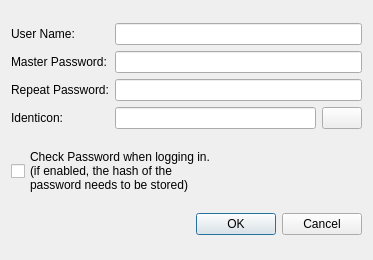
<?xml version="1.0" encoding="UTF-8"?>
<ui version="4.0">
 <class>UserWidget</class>
 <widget class="QDialog" name="UserWidget">
  <property name="geometry">
   <rect>
    <x>0</x>
    <y>0</y>
    <width>373</width>
    <height>260</height>
   </rect>
  </property>
  <property name="sizePolicy">
   <sizepolicy hsizetype="Fixed" vsizetype="Fixed">
    <horstretch>0</horstretch>
    <verstretch>0</verstretch>
   </sizepolicy>
  </property>
  <property name="windowTitle">
   <string>Add User</string>
  </property>
  <layout class="QVBoxLayout" name="verticalLayout">
   <item>
    <layout class="QGridLayout" name="gridLayout">
     <item row="1" column="0">
      <widget class="QLabel" name="label_2">
       <property name="text">
        <string>Master Password:</string>
       </property>
       <property name="buddy">
        <cstring>txtPassword</cstring>
       </property>
      </widget>
     </item>
     <item row="0" column="1">
      <widget class="QLineEdit" name="txtUserName"/>
     </item>
     <item row="0" column="0">
      <widget class="QLabel" name="label">
       <property name="text">
        <string>User Name:</string>
       </property>
       <property name="buddy">
        <cstring>txtUserName</cstring>
       </property>
      </widget>
     </item>
     <item row="2" column="0">
      <widget class="QLabel" name="label_3">
       <property name="text">
        <string>Repeat Password:</string>
       </property>
       <property name="buddy">
        <cstring>txtPasswordRepeat</cstring>
       </property>
      </widget>
     </item>
     <item row="1" column="1">
      <widget class="QLineEdit" name="txtPassword">
       <property name="echoMode">
        <enum>QLineEdit::Password</enum>
       </property>
      </widget>
     </item>
     <item row="2" column="1">
      <widget class="QLineEdit" name="txtPasswordRepeat">
       <property name="echoMode">
        <enum>QLineEdit::Password</enum>
       </property>
      </widget>
     </item>
     <item row="3" column="0">
      <widget class="QLabel" name="label_4">
       <property name="text">
        <string>Identicon:</string>
       </property>
      </widget>
     </item>
     <item row="3" column="1">
      <layout class="QHBoxLayout" name="horizontalLayout_2">
       <item>
        <widget class="QLineEdit" name="txtIdenticon">
         <property name="enabled">
          <bool>true</bool>
         </property>
         <property name="focusPolicy">
          <enum>Qt::ClickFocus</enum>
         </property>
         <property name="readOnly">
          <bool>true</bool>
         </property>
        </widget>
       </item>
       <item>
        <widget class="QPushButton" name="btnIdenticonHelp">
         <property name="text">
          <string/>
         </property>
         <property name="icon">
          <iconset resource="resources.qrc">
           <normaloff>:/help.png</normaloff>:/help.png</iconset>
         </property>
        </widget>
       </item>
      </layout>
     </item>
    </layout>
   </item>
   <item>
    <widget class="QCheckBox" name="chkCheckPassword">
     <property name="text">
      <string>Check Password when logging in.
(if enabled, the hash of the
password needs to be stored)</string>
     </property>
    </widget>
   </item>
   <item>
    <widget class="QDialogButtonBox" name="buttonBox">
     <property name="orientation">
      <enum>Qt::Horizontal</enum>
     </property>
     <property name="standardButtons">
      <set>QDialogButtonBox::Cancel|QDialogButtonBox::Ok</set>
     </property>
    </widget>
   </item>
  </layout>
 </widget>
 <tabstops>
  <tabstop>txtUserName</tabstop>
  <tabstop>txtPassword</tabstop>
  <tabstop>txtPasswordRepeat</tabstop>
  <tabstop>btnIdenticonHelp</tabstop>
  <tabstop>chkCheckPassword</tabstop>
  <tabstop>txtIdenticon</tabstop>
 </tabstops>
 <resources>
  <include location="resources.qrc"/>
 </resources>
 <connections>
  <connection>
   <sender>buttonBox</sender>
   <signal>accepted()</signal>
   <receiver>UserWidget</receiver>
   <slot>accept()</slot>
   <hints>
    <hint type="sourcelabel">
     <x>236</x>
     <y>213</y>
    </hint>
    <hint type="destinationlabel">
     <x>157</x>
     <y>145</y>
    </hint>
   </hints>
  </connection>
  <connection>
   <sender>buttonBox</sender>
   <signal>rejected()</signal>
   <receiver>UserWidget</receiver>
   <slot>reject()</slot>
   <hints>
    <hint type="sourcelabel">
     <x>304</x>
     <y>213</y>
    </hint>
    <hint type="destinationlabel">
     <x>286</x>
     <y>145</y>
    </hint>
   </hints>
  </connection>
  <connection>
   <sender>txtUserName</sender>
   <signal>textChanged(QString)</signal>
   <receiver>UserWidget</receiver>
   <slot>checkInputValidity()</slot>
   <hints>
    <hint type="sourcelabel">
     <x>221</x>
     <y>20</y>
    </hint>
    <hint type="destinationlabel">
     <x>387</x>
     <y>18</y>
    </hint>
   </hints>
  </connection>
  <connection>
   <sender>txtPassword</sender>
   <signal>textChanged(QString)</signal>
   <receiver>UserWidget</receiver>
   <slot>checkInputValidity()</slot>
   <hints>
    <hint type="sourcelabel">
     <x>323</x>
     <y>55</y>
    </hint>
    <hint type="destinationlabel">
     <x>388</x>
     <y>54</y>
    </hint>
   </hints>
  </connection>
  <connection>
   <sender>txtPasswordRepeat</sender>
   <signal>textChanged(QString)</signal>
   <receiver>UserWidget</receiver>
   <slot>checkInputValidity()</slot>
   <hints>
    <hint type="sourcelabel">
     <x>361</x>
     <y>87</y>
    </hint>
    <hint type="destinationlabel">
     <x>384</x>
     <y>90</y>
    </hint>
   </hints>
  </connection>
  <connection>
   <sender>btnIdenticonHelp</sender>
   <signal>clicked()</signal>
   <receiver>UserWidget</receiver>
   <slot>identiconHelp()</slot>
   <hints>
    <hint type="sourcelabel">
     <x>402</x>
     <y>135</y>
    </hint>
    <hint type="destinationlabel">
     <x>424</x>
     <y>147</y>
    </hint>
   </hints>
  </connection>
 </connections>
 <slots>
  <slot>checkInputValidity()</slot>
  <slot>identiconHelp()</slot>
 </slots>
</ui>
